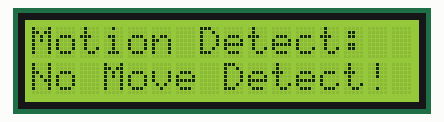
Bench run of a program on a simulated Raspberry Pi Pico running MicroPython. On the bench: 16×2 character LCD. Library files of the repository ran but are not shown: machine_i2c_lcd.py; what the program prints to the serial console is not drawn.

Above: at 0.1 s.

Measured:
- what the display in image 0 shows lasts 1.0 s, from 0.1 s to 1.1 s

The program:

Project_5_Motion_detect_by_using_PIR_sensor.py
```python
from machine import Pin
from machine import I2C
from time import sleep, sleep_ms
from machine_i2c_lcd import I2cLcd

i2c = I2C(0, scl=Pin(9), sda=Pin(8), freq=400000)
addr = i2c.scan()[0]
# print(hex(addr[0]))
lcd = I2cLcd(i2c, addr, 2, 16)
pir_sensor = Pin(15, Pin.IN)

while True:
    reading = pir_sensor.value()
    print(reading)

    if reading == 1:
        lcd.putstr("Motion Detect:\n")
        lcd.putstr("Move Detected!")
        sleep(1)
        lcd.clear()
    else:
        lcd.putstr("Motion Detect:\n")
        lcd.putstr("No Move Detect!")
        sleep(1)
        lcd.clear()
```
